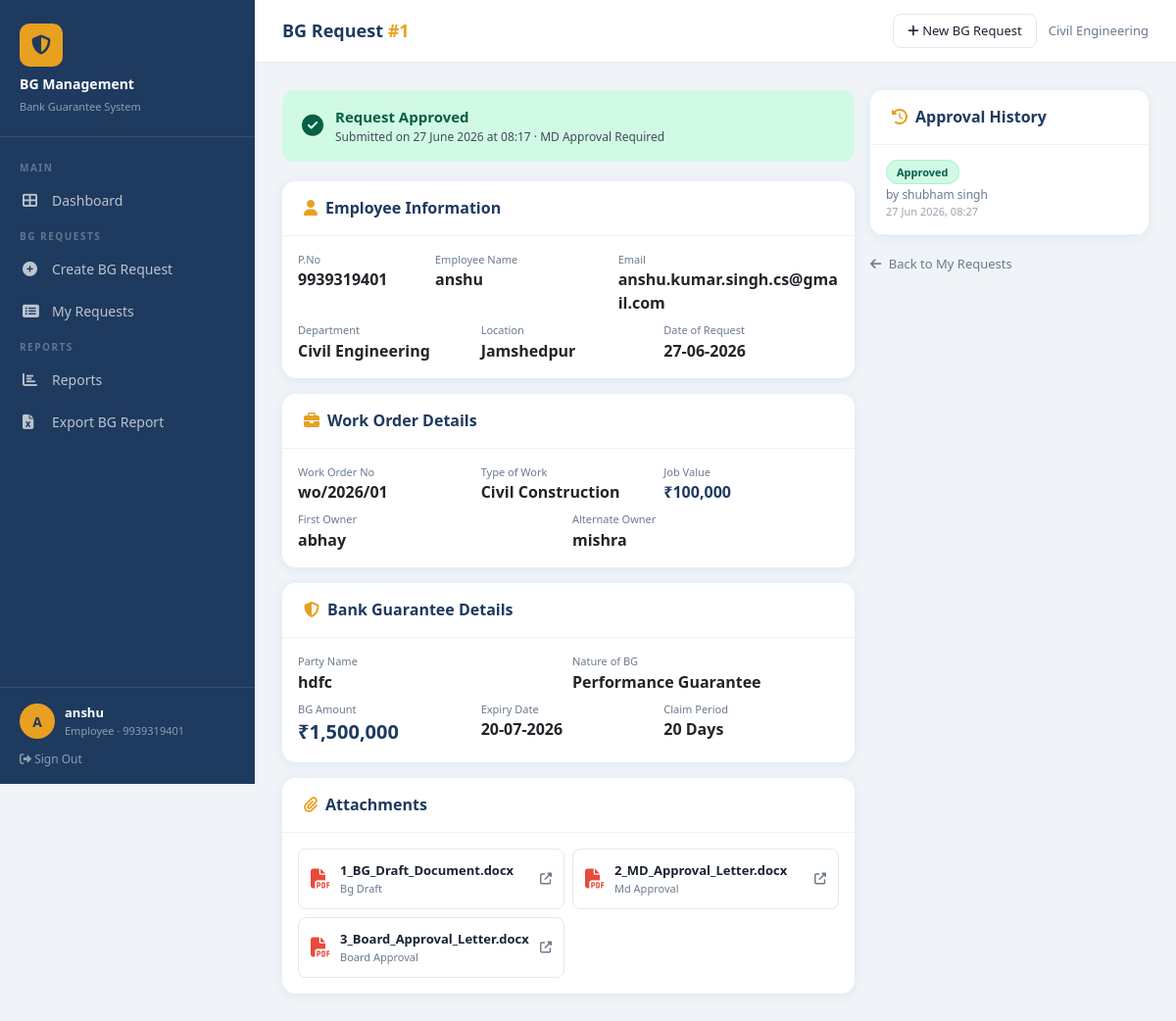
/request/1 (signed in), run on the app's committed database.
### database/models.py (models this page shows, shortened)
class User(UserMixin, db.Model):
    __tablename__ = 'users'
    id = db.Column(db.Integer, primary_key=True)
    p_no = db.Column(db.String(20), unique=True, nullable=False)
    name = db.Column(db.String(100), nullable=False)
    email = db.Column(db.String(120), unique=True, nullable=False)
    password_hash = db.Column(db.String(256), nullable=False)
    department_id = db.Column(db.Integer, db.ForeignKey('departments.id'), nullable=False)
    role = db.Column(db.String(20), default='Employee')  # Employee, HOD, Admin
    is_active = db.Column(db.Boolean, default=True)
    created_at = db.Column(db.DateTime, default=datetime.utcnow)
    bg_requests = db.relationship('BGRequest', backref='requester', lazy=True, foreign_keys='BGRequest.user_id')
    approvals = db.relationship('Approval', backref='hod', lazy=True)

class BGRequest(db.Model):
    __tablename__ = 'bg_requests'
    id = db.Column(db.Integer, primary_key=True)
    p_no = db.Column(db.String(20), nullable=False)
    employee_name = db.Column(db.String(100), nullable=False)
    email_id = db.Column(db.String(120), nullable=False)
    department_id = db.Column(db.Integer, db.ForeignKey('departments.id'), nullable=False)
    location = db.Column(db.String(100), nullable=False)
    date_of_request = db.Column(db.Date, nullable=False)
    work_order_no = db.Column(db.String(50), nullable=False)
    type_of_work = db.Column(db.String(100), nullable=False)
    job_value = db.Column(db.Float, nullable=False)
    first_owner_name = db.Column(db.String(100), nullable=False)
    alternate_owner = db.Column(db.String(100))
    party_name = db.Column(db.String(100), nullable=False)
    nature_of_bg = db.Column(db.String(50), nullable=False)
    bg_amount = db.Column(db.Float, nullable=False)
    bg_expiry_date = db.Column(db.Date, nullable=False)
    bg_claim_period = db.Column(db.Integer, nullable=False)  # in days
    remarks = db.Column(db.Text)
    status = db.Column(db.String(30), default='Pending')  # Pending, Under Review, Approved, Rejected, Completed
    user_id = db.Column(db.Integer, db.ForeignKey('users.id'), nullable=False)
    approval_type = db.Column(db.String(20))  # MD or Board (auto-set based on amount)
    created_at = db.Column(db.DateTime, default=datetime.utcnow)
    updated_at = db.Column(db.DateTime, default=datetime.utcnow, onupdate=datetime.utcnow)
    attachments = db.relationship('BGAttachment', backref='bg_request', lazy=True, cascade='all, delete-orphan')
    approvals = db.relationship('Approval', backref='bg_request', lazy=True, cascade='all, delete-orphan')

class Department(db.Model):
    __tablename__ = 'departments'
    id = db.Column(db.Integer, primary_key=True)
    name = db.Column(db.String(100), nullable=False, unique=True)
    location = db.Column(db.String(100))
    created_at = db.Column(db.DateTime, default=datetime.utcnow)
    users = db.relationship('User', backref='department', lazy=True)
    bg_requests = db.relationship('BGRequest', backref='department', lazy=True)

class BGAttachment(db.Model):
    __tablename__ = 'bg_attachments'
    id = db.Column(db.Integer, primary_key=True)
    request_id = db.Column(db.Integer, db.ForeignKey('bg_requests.id'), nullable=False)
    file_type = db.Column(db.String(50), nullable=False)  # bg_draft, md_approval, board_approval, other
    file_name = db.Column(db.String(255), nullable=False)
    file_path = db.Column(db.String(500), nullable=False)
    uploaded_at = db.Column(db.DateTime, default=datetime.utcnow)

class Approval(db.Model):
    __tablename__ = 'approvals'
    id = db.Column(db.Integer, primary_key=True)
    request_id = db.Column(db.Integer, db.ForeignKey('bg_requests.id'), nullable=False)
    hod_id = db.Column(db.Integer, db.ForeignKey('users.id'), nullable=False)
    decision = db.Column(db.String(20), nullable=False)  # Approved, Rejected
    remarks = db.Column(db.Text)
    approved_date = db.Column(db.DateTime, default=datetime.utcnow)

### routes/bg_request.py (the view)
@bg_request.route('/request/<int:req_id>')
@login_required
def view_request(req_id):
    req = BGRequest.query.get_or_404(req_id)
    if req.user_id != current_user.id and current_user.role not in ['HOD', 'Admin']:
        abort(403)
    return render_template('request_detail.html', req=req)

### templates/request_detail.html (shortened to what this page needs)
{% extends "base.html" %}
{% block page_title %}BG Request <span>#{{ req.id }}</span>{% endblock %}
{% block content %}
<div class="row g-3">
    <div class="col-lg-8">
        <div style="background:{% if req.status == 'Approved' %}#D1FAE5{% elif req.status == 'Rejected' %}#FEE2E2{% else %}#FFF3CD{% endif %};
                    border-radius:12px;padding:16px 20px;margin-bottom:20px;display:flex;align-items:center;gap:12px;">
            <i class="fas fa-{% if req.status == 'Approved' %}check-circle{% elif req.status == 'Rejected' %}times-circle{% else %}clock{% endif %}"
               style="font-size:22px;color:{% if req.status == 'Approved' %}#065F46{% elif req.status == 'Rejected' %}#991B1B{% else %}#856404{% endif %};"></i>
            <div>
                <div style="font-weight:700;font-size:15px;color:{% if req.status == 'Approved' %}#065F46{% elif req.status == 'Rejected' %}#991B1B{% else %}#856404{% endif %};">
                    Request {{ req.status }}
                </div>
                <div style="font-size:12px;opacity:0.8;">
                    Submitted on {{ req.created_at.strftime('%d %B %Y at %H:%M') }} ·
                    {{ req.approval_type }} Approval Required
                </div>
            </div>
        </div>
        <div class="card mb-3">
            <div class="card-header"><h6><i class="fas fa-user me-2" style="color:#E8A020;"></i>Employee Information</h6></div>
            <div class="card-body">
                <div class="row g-2">
                    <div class="col-md-3"><div style="font-size:11px;color:#6B7A8D;">P.No</div><div style="font-weight:600;">{{ req.p_no }}</div></div>
                    <div class="col-md-4"><div style="font-size:11px;color:#6B7A8D;">Employee Name</div><div style="font-weight:600;">{{ req.employee_name }}</div></div>
                    <div class="col-md-5"><div style="font-size:11px;color:#6B7A8D;">Email</div><div style="font-weight:600;">{{ req.email_id }}</div></div>
                    <div class="col-md-4"><div style="font-size:11px;color:#6B7A8D;">Department</div><div style="font-weight:600;">{{ req.department.name if req.department else '-' }}</div></div>
                    <div class="col-md-4"><div style="font-size:11px;color:#6B7A8D;">Location</div><div style="font-weight:600;">{{ req.location }}</div></div>
                    <div class="col-md-4"><div style="font-size:11px;color:#6B7A8D;">Date of Request</div><div style="font-weight:600;">{{ req.date_of_request.strftime('%d-%m-%Y') }}</div></div>
                </div>
            </div>
        </div>
        <div class="card mb-3">
            <div class="card-header"><h6><i class="fas fa-briefcase me-2" style="color:#E8A020;"></i>Work Order Details</h6></div>
            <div class="card-body">
                <div class="row g-2">
                    <div class="col-md-4"><div style="font-size:11px;color:#6B7A8D;">Work Order No</div><div style="font-weight:600;">{{ req.work_order_no }}</div></div>
                    <div class="col-md-4"><div style="font-size:11px;color:#6B7A8D;">Type of Work</div><div style="font-weight:600;">{{ req.type_of_work }}</div></div>
                    <div class="col-md-4"><div style="font-size:11px;color:#6B7A8D;">Job Value</div><div style="font-weight:700;color:#1E3A5F;">₹{{ '{:,.0f}'.format(req.job_value) }}</div></div>
                    <div class="col-md-6"><div style="font-size:11px;color:#6B7A8D;">First Owner</div><div style="font-weight:600;">{{ req.first_owner_name }}</div></div>
                    <div class="col-md-6"><div style="font-size:11px;color:#6B7A8D;">Alternate Owner</div><div style="font-weight:600;">{{ req.alternate_owner or '-' }}</div></div>
                </div>
            </div>
        </div>
        <div class="card mb-3">
            <div class="card-header"><h6><i class="fas fa-shield-alt me-2" style="color:#E8A020;"></i>Bank Guarantee Details</h6></div>
            <div class="card-body">
                <div class="row g-2">
                    <div class="col-md-6"><div style="font-size:11px;color:#6B7A8D;">Party Name</div><div style="font-weight:600;">{{ req.party_name }}</div></div>
                    <div class="col-md-6"><div style="font-size:11px;color:#6B7A8D;">Nature of BG</div><div style="font-weight:600;">{{ req.nature_of_bg }}</div></div>
                    <div class="col-md-4">
                        <div style="font-size:11px;color:#6B7A8D;">BG Amount</div>
                        <div style="font-size:20px;font-weight:800;color:#1E3A5F;">₹{{ '{:,.0f}'.format(req.bg_amount) }}</div>
                    </div>
                    <div class="col-md-4"><div style="font-size:11px;color:#6B7A8D;">Expiry Date</div><div style="font-weight:600;">{{ req.bg_expiry_date.strftime('%d-%m-%Y') }}</div></div>
                    <div class="col-md-4"><div style="font-size:11px;color:#6B7A8D;">Claim Period</div><div style="font-weight:600;">{{ req.bg_claim_period }} Days</div></div>
                </div>
            </div>
        </div>
        {% if req.attachments %}
        <div class="card mb-3">
            <div class="card-header"><h6><i class="fas fa-paperclip me-2" style="color:#E8A020;"></i>Attachments</h6></div>
            <div class="card-body">
                <div class="row g-2">
                    {% for att in req.attachments %}
                    <div class="col-md-6">
                        <a href="{{ url_for('bg_request.uploaded_file', filename=att.file_path) }}" target="_blank"
                           style="display:flex;align-items:center;gap:10px;padding:12px;border:1px solid #E2E8F0;border-radius:8px;text-decoration:none;color:#1A2332;transition:all 0.2s;"
                           onmouseover="this.style.background='#F7FAFC'" onmouseout="this.style.background='transparent'">
                            <i class="fas fa-file-pdf" style="color:#E74C3C;font-size:20px;"></i>
                            <div>
                                <div style="font-size:13px;font-weight:600;">{{ att.file_name }}</div>
                                <div style="font-size:11px;color:#6B7A8D;">{{ att.file_type.replace('_', ' ').title() }}</div>
                            </div>
                            <i class="fas fa-external-link-alt" style="margin-left:auto;color:#6B7A8D;font-size:12px;"></i>
                        </a>
                    </div>
                    {% endfor %}
                </div>
            </div>
        </div>
        {% endif %}
    </div>
    <div class="col-lg-4">
        <div class="card mb-3">
            <div class="card-header"><h6><i class="fas fa-history me-2" style="color:#E8A020;"></i>Approval History</h6></div>
            <div class="card-body p-0">
                {% if req.approvals %}
                    {% for appr in req.approvals %}
                    <div style="padding:14px 16px;border-bottom:1px solid #EDF2F7;">
                        <div style="display:flex;justify-content:space-between;align-items:flex-start;">
                            <div>
                                <span class="badge-status {% if appr.decision == 'Approved' %}badge-approved{% else %}badge-rejected{% endif %}">
                                    {{ appr.decision }}
                                </span>
                                <div style="font-size:12px;color:#6B7A8D;margin-top:4px;">by {{ appr.hod.name }}</div>
                                <div style="font-size:11px;color:#9CA3AF;">{{ appr.approved_date.strftime('%d %b %Y, %H:%M') }}</div>
                            </div>
                        </div>
                    </div>
                    {% endfor %}
                {% else %}
                <div style="padding:24px;text-align:center;color:#6B7A8D;font-size:13px;">
                    <i class="fas fa-hourglass-half" style="font-size:24px;margin-bottom:8px;opacity:0.4;display:block;"></i>
                    Awaiting review
                </div>
                {% endif %}
            </div>
        </div>
        <div style="margin-top:12px;">
            <a href="{{ url_for('bg_request.my_requests') }}" style="color:#6B7A8D;text-decoration:none;font-size:13px;">
                <i class="fas fa-arrow-left me-1"></i> Back to My Requests
            </a>
        </div>
    </div>
</div>
{% endblock %}

### templates/base.html (shortened to what this page needs)
<!DOCTYPE html>
<html lang="en">
<head>
    <link href="https://cdnjs.cloudflare.com/ajax/libs/bootstrap/5.3.0/css/bootstrap.min.css" rel="stylesheet">
    <link href="https://cdnjs.cloudflare.com/ajax/libs/font-awesome/6.4.0/css/all.min.css" rel="stylesheet">
</head>
<body>
{% if current_user.is_authenticated %}
<div class="sidebar" id="sidebar">
    <div class="sidebar-brand">
        <div class="brand-icon"><i class="fas fa-shield-alt"></i></div>
        <h5>BG Management</h5>
        <small>Bank Guarantee System</small>
    </div>
    <nav class="sidebar-nav">
        <div class="nav-section-label">Main</div>
        <a href="{{ url_for('dashboard.index') }}" class="{{ 'active' if request.endpoint == 'dashboard.index' }}">
            <i class="fas fa-th-large"></i> Dashboard
        </a>
        <div class="nav-section-label">BG Requests</div>
        <a href="{{ url_for('bg_request.create') }}" class="{{ 'active' if request.endpoint == 'bg_request.create' }}">
            <i class="fas fa-plus-circle"></i> Create BG Request
        </a>
        <a href="{{ url_for('bg_request.my_requests') }}" class="{{ 'active' if request.endpoint == 'bg_request.my_requests' }}">
            <i class="fas fa-list-alt"></i> My Requests
        </a>
        <div class="nav-section-label">Reports</div>
        <a href="{{ url_for('reports.reports_page') }}" class="{{ 'active' if request.endpoint == 'reports.reports_page' }}">
            <i class="fas fa-chart-bar"></i> Reports
        </a>
        <a href="{{ url_for('reports.bg_export') }}">
            <i class="fas fa-file-excel"></i> Export BG Report
        </a>
    </nav>
    <div class="sidebar-user">
        <div class="user-info">
            <div class="avatar">{{ current_user.name[0].upper() }}</div>
            <div>
                <div class="user-name">{{ current_user.name }}</div>
                <div class="user-role">{{ current_user.role }} · {{ current_user.p_no }}</div>
            </div>
        </div>
        <a href="{{ url_for('auth.logout') }}" style="display:block;margin-top:12px;color:rgba(255,255,255,0.5);font-size:12px;text-decoration:none;">
            <i class="fas fa-sign-out-alt"></i> Sign Out
        </a>
    </div>
</div>
<div class="main-content">
    <div class="topbar">
        <div class="topbar-title">{% block page_title %}Dashboard{% endblock %}</div>
        <div class="topbar-actions">
            <a href="{{ url_for('bg_request.create') }}" class="btn-topbar">
                <i class="fas fa-plus"></i> New BG Request
            </a>
            <span style="font-size:13px;color:var(--text-muted);">{{ current_user.department.name }}</span>
        </div>
    </div>
    <div class="content-area">
        {% block content %}{% endblock %}
    </div>
</div>
{% else %}
{% block auth_content %}{% endblock %}
{% endif %}
</body>
</html>

### data on the page
User: name "A", name "anshu", role "Employee", p_no "9939319401"
BGRequest: id "1", status "Approved", created_at "27 June 2026 at 08:17", approval_type "MD", p_no "9939319401", employee_name "anshu", email_id "anshu.kumar.singh.cs@gmail.com", location "Jamshedpur", date_of_request "27-06-2026", work_order_no "wo/2026/01", type_of_work "Civil Construction", job_value "100,000", first_owner_name "abhay", alternate_owner "mishra", party_name "hdfc", nature_of_bg "Performance Guarantee", bg_amount "1,500,000", bg_expiry_date "20-07-2026", bg_claim_period "20"
Department: department.name "Civil Engineering", department "Civil Engineering"
BGAttachment: file_name "1_BG_Draft_Document.docx", file_type.replace "Bg Draft"
BGAttachment: file_name "2_MD_Approval_Letter.docx", file_type.replace "Md Approval"
BGAttachment: file_name "3_Board_Approval_Letter.docx", file_type.replace "Board Approval"
Approval: decision "Approved", hod.name "shubham singh", approved_date "27 Jun 2026, 08:27"
